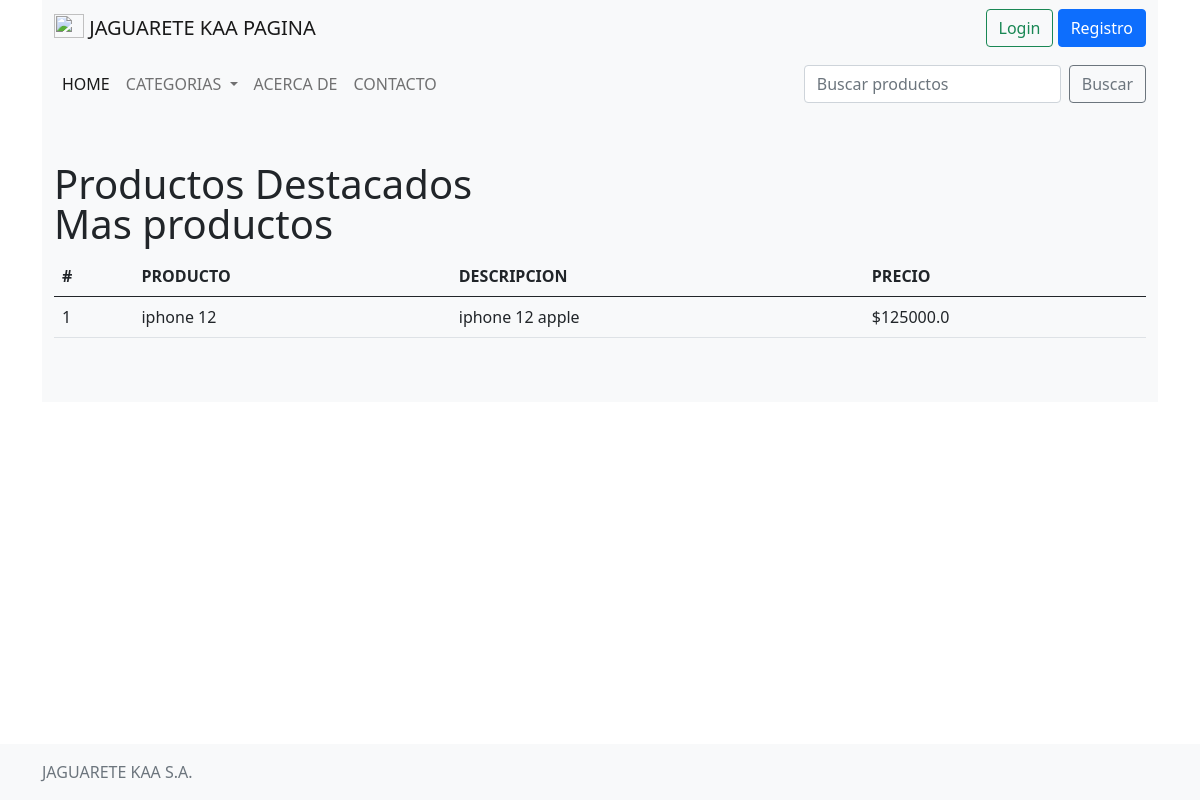
Before: / with the older database file.
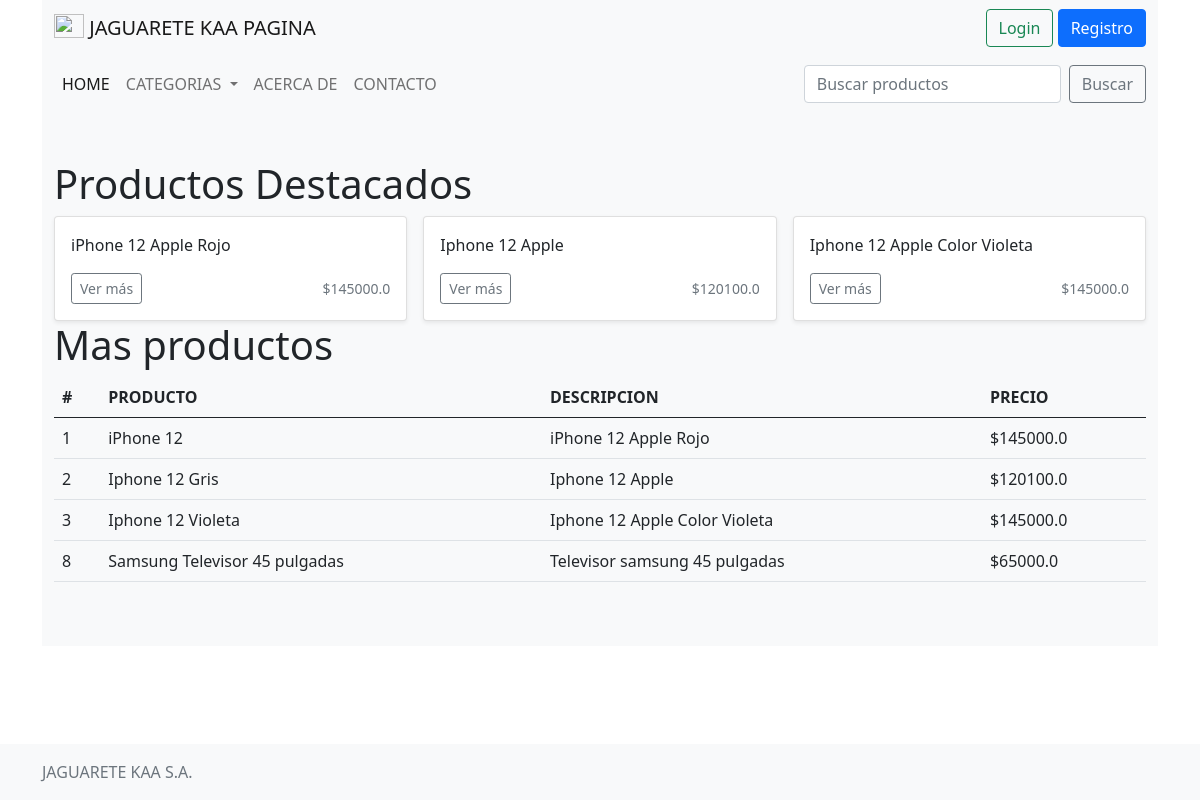
After: the same page with the newer database file.
### PRUEBAAPP/models.py (models this page shows, shortened)
class Producto(models.Model):
    titulo = models.CharField(max_length=150, null=False)
    descripcion = models.CharField(max_length=2000, null=False)
    precio = models.FloatField()
    imagen = models.FileField(upload_to='imagenes/', blank=False)
    categoria = models.ForeignKey(Categoria, on_delete=models.CASCADE, related_name="producto_categoria")
    destacado = models.BooleanField(default=False, null=False)

### PRUEBAAPP/views.py (the view)
# urls.py: 2. Add a URL to urlpatterns:  path('', views.home, name='home')
def home(request):
      categorias = Categoria.objects.all()
      productos = Producto.objects.all()
      productos_destacados = Producto.objects.filter(destacado=True)
      return render(request,"hola/home.html", {
            "categorias": categorias,
            "productos": productos,
            "productos_destacados": productos_destacados
      })

### PRUEBAAPP/templates/hola/home.html (shortened to what this page needs)
{% extends "hola/layout.html" %}
{% block content %}
<div class="album py-5 bg-light">
    <div class="container">
        <h1>Productos Destacados</h1>
        <div class="row row-cols-1 row-cols-sm-2 row-cols-md-3 g-3">
            {% for un_producto in productos_destacados %}
            <div class="col">
                <div class="card shadow-sm">
                    <div class="card-body">
                        <p class="card-text">{{un_producto.descripcion}}</p>
                        <div class="d-flex justify-content-between align-items-center">
                            <div class="btn-group">
                                <a href="{% url 'PRUEBAAPP:ver-producto' un_producto.id%}" class="btn btn-sm btn-outline-secondary" >Ver más</a>
                            </div>
                            <small class="text-muted">${{un_producto.precio}}</small>
                        </div>
                    </div>
                </div>
            </div>
            {% endfor %}
        </div>
        <h1>Mas productos</h1>
        <table class="table">
            <thead>
                <tr>
                    <th scope="col">#</th>
                    <th scope="col">PRODUCTO</th>
                    <th scope="col">DESCRIPCION</th>
                    <th scope="col">PRECIO</th>
                </tr>
            </thead>
            <tbody>
                {% for un_producto in productos %}
                <tr>
                    <td>{{ un_producto.id}}</td>
                    <td>{{ un_producto.titulo}}</td>
                    <td>{{ un_producto.descripcion}}</td>
                    <td>${{ un_producto.precio}}</td>
                </tr>
                {% empty %}
                <tr>
                    <td>Sin productos</td>
                </tr>
                {% endfor %}
            </tbody>
        </table>
    </div>
</div>
{% endblock %}

Changed rows visible on the page:
now on one of the page's lists (row edited): Producto: descripcion "iPhone 12 Apple Rojo", precio "145000.0"
changed Producto id 1: titulo "iphone 12" → "iPhone 12"; descripcion "iphone 12 apple" → "iPhone 12 Apple Rojo"; precio "125000.0" → "145000.0"
added Producto: descripcion "Iphone 12 Apple", precio "120100.0", id "2", titulo "Iphone 12 Gris"
added Producto: descripcion "Iphone 12 Apple Color Violeta", precio "145000.0", id "3", titulo "Iphone 12 Violeta"
added Producto: id "8", titulo "Samsung Televisor 45 pulgadas", descripcion "Televisor samsung 45 pulgadas", precio "65000.0", shown under "Mas productos"
